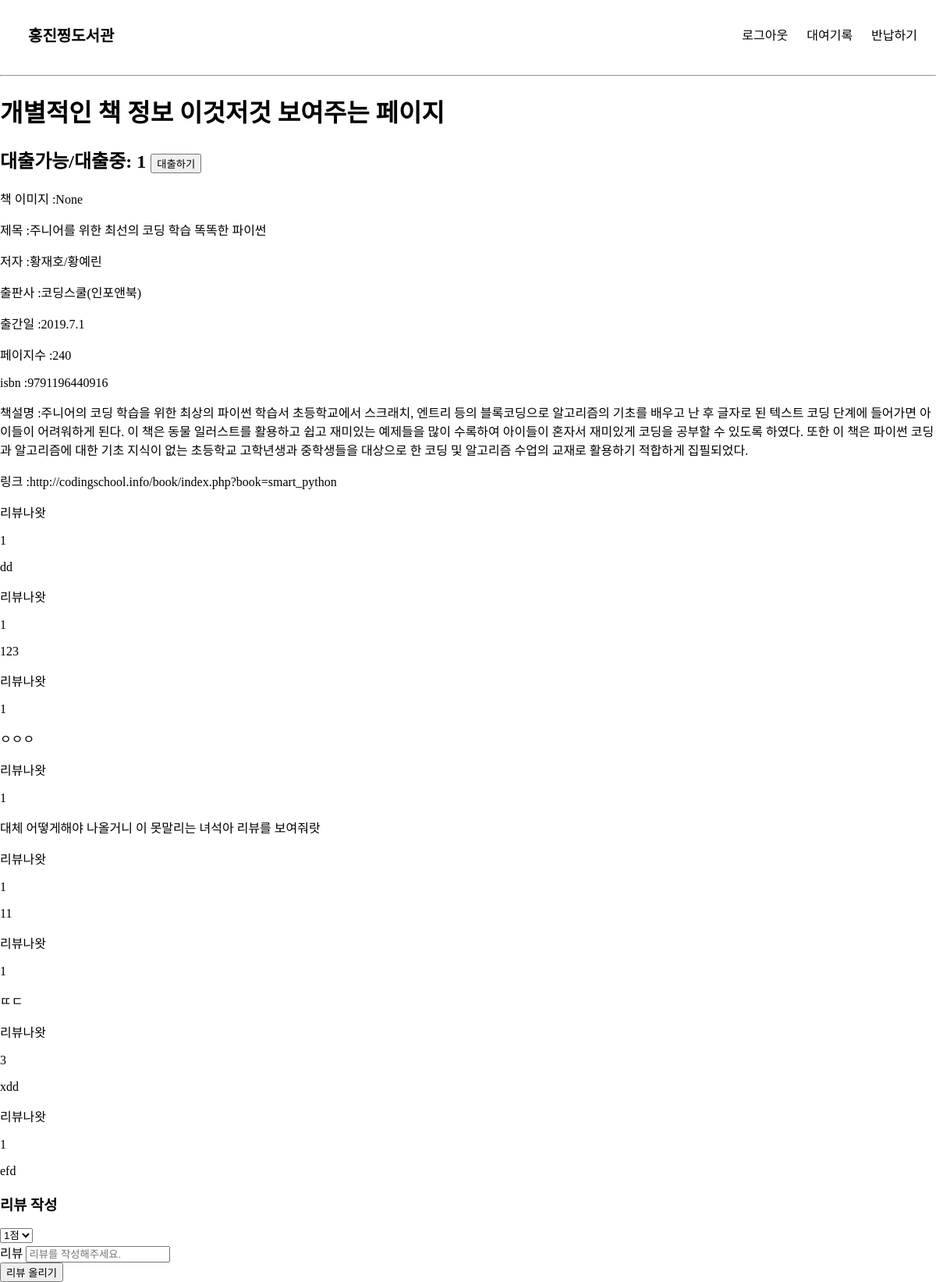
Screenshot of /book_info/1 (signed in) with the database file from the repository.
### elicelibrary/models.py (models this page shows, shortened)
class Book(db.Model):
    __tablename__     = 'Book'
    id                = db.Column(db.Integer, primary_key=True, nullable=False, autoincrement=True, unique=True)
    title             = db.Column(db.String(45), nullable=False)
    author            = db.Column(db.String(45))
    publisher         = db.Column(db.String(45))
    publication_date  = db.Column(db.String(45))
    pages             = db.Column(db.Integer)
    isbn              = db.Column(db.String(45))
    registered_date   = db.Column(db.DateTime, default=datetime.utcnow)
    description       = db.Column(db.Text())    # 길이를 정할 수 없는 문자열은 Text를 쓰면 됨
    book_link         = db.Column(db.String(255))
    book_status       = db.Column(db.String(45))   # "1" :대출가능, "0" : 대출중 , "999" : 폐기    -> 선택형 변수에 적합한 데이터타입이 있을까?
    book_img          = db.Column(db.String(45))    # 책 표지만 바뀐 경우, 또는 책이 다르지만 같은 표지를 쓰는 경우가 있기 때문에 이미지 스토리지에서 같은 이미지의 반복을 막기 위해 별도의 책 이미지 식별 용 변수를 넣음

class Review(db.Model):
    __tablename__     = 'Review'
    review_id         = db.Column(db.Integer, primary_key=True, nullable=False, autoincrement=True)
    rating            = db.Column(db.Integer)
    content           = db.Column(db.Text())
    user_id           = db.Column(db.String(45), db.ForeignKey('User.email'), nullable=False)
    isbn              = db.Column(db.String(45), db.ForeignKey('Book.isbn'))   # 외부키 사용할 때는 '테이블이름.속성', 객체 이름 x

### elicelibrary/views/book_api.py (the view)
@book.route('/book_info/<int:book_id>', methods=["GET"])
def book_detail(book_id):
    book_info = Book.query.filter(Book.id == book_id).first()
    book_review = Review.query.filter(Review.isbn == book_info.isbn).all()
    return render_template("book_detail.html", book = book_info, review = book_review)

### elicelibrary/templates/book_detail.html (shortened to what this page needs)
{% extends 'base.html' %}
{% block content %}
<h1>개별적인 책 정보 이것저것 보여주는 페이지</h1>
<h2>대출가능/대출중: {{ book.book_status }}
    <input class='checkout-btn' type="button" value="대출하기">
</h2>
<p> 책 이미지 :{{ book.book_img }}</p>
<p> 제목 :{{ book.title }}</p>
<p> 저자 :{{ book.author }}</p>
<p> 출판사 :{{ book.publisher }}</p>
<p> 출간일 :{{ book.publication_date }}</p>
<p> 페이지수 :{{ book.pages }}</p>
<p> isbn :{{ book.isbn }}</p>
<p> 책설명 :{{ book.description }}</p>
<p> 링크 :{{ book.book_link }}</p>
<div>
{% for r in review %}
<p>리뷰나왓</p>
    <p>{{ r.rating }}</p>
    <p>{{ r.content }}</p>
{% endfor %}
</div>
{% if session['login_id'] %}
<h3>리뷰 작성</h3>
<form action="{{ url_for('book.write_review', book_id=book.id) }}" method="post">
    <select name="star">
        <option value="1">1점</option>
    </select>
    <div class="form-group">
        <label for="review">리뷰</label>
        <input class="form-control" name="review" id="review" placeholder="리뷰를 작성해주세요."></input>
    </div>
    <input class="btn btn-primary" type="submit" value="리뷰 올리기">
</form>
{% endif %}
{% endblock %}

### elicelibrary/templates/base.html (shortened to what this page needs)
<!DOCTYPE html>
<html lang="en">
<head>
    <link rel="stylesheet" href="{{ url_for('static', filename='style.css') }}" />
</head>
<body>
    <header>
        <nav class="navbar">
            <a class="header-main-name" href="/">홍진찡도서관</a>
            <ul class="navbar-menu">
                {% block nav_link %}
                {% if session['login_id'] %}
                <li><a class="nav-link" href="/logout">로그아웃</a></li>
                <li><a class="nav-link" href="/checkout_records">대여기록</a></li>
                <li><a class="nav-link" href="/return">반납하기</a></li>
                {% else %}
                <li><a class="nav-link" href="/login">로그인/회원가입</a></li>
                <li><a class="nav-link" href="/checkout_records">대여기록</a></li>
                <li><a class="nav-link" href="/return">반납하기</a></li>
                {% endif %}
                {% endblock %}
            </ul>
        </nav>
    </header>
    <hr>
    {% block content %}
    {% endblock %}
</body>
</html>

### elicelibrary/static/style.css (style rules this page uses)
:root { --text-color: black; --background-color: white; --accent-color: grey; }
body { margin: 0; }
a { text-decoration: none; color: var(--text-color); }
.navbar { display: flex; justify-content: space-between; align-items: center; background-color: var(--background-color); padding: 8px 12px; }
.header-main-name { font-family: "Source Sans Pro", sans-serif; font-weight: bold; font-size: 20px; padding-left: 24px; }
.navbar-menu { display: flex; list-style: none; padding-left: 0; }
.navbar-menu li { padding: 8px 12px; }

### rows the page displays
Book: book_status "1", book_img "None", title "주니어를 위한 최선의 코딩 학습 똑똑한 파이썬", author "황재호/황예린", publisher "코딩스쿨(인포앤북)", publication_date "2019.7.1", pages "240", isbn "9791196440916", description "주니어의 코딩 학습을 위한 최상의 파이썬 학습서 초등학교에서 스크래치, 엔트리 등의 블록코딩으로 알고리즘의 기초를 배우고 난 후 글자로 된 텍스트 코딩 단계에 들어가면 아이들이 어려워하게 된다. 이 책은 동물 일러스트를 활용하고 쉽고 재미있는 예제들을 많이 수록하여 아이들이 혼자서 재미있게 코딩을 공부할 수 있도록 하였다. 또한 이 책은 파이썬 코딩과 알고리즘에 대한 기초 지식이 없는 초등학교 고학년생과 중학생들을 대상으로 한 코딩 및 알고리즘 수업의 교재로 활용하기 적합하게 집필되었다.", book_link "http://codingschool.info/book/index.php?book=smart_python"
Review: rating "1", content "dd"
Review: rating "1", content "123"
Review: rating "1", content "ㅇㅇㅇ"
Review: rating "1", content "대체 어떻게해야 나올거니 이 못말리는 녀석아 리뷰를 보여줘랏"
Review: rating "1", content "11"
Review: rating "1", content "ㄸㄷ"
Review: rating "3", content "xdd"
Review: rating "1", content "efd"
